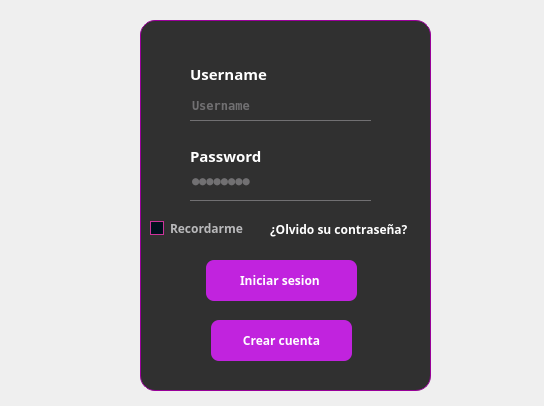
<?xml version="1.0" encoding="UTF-8"?>
<ui version="4.0">
 <class>Dialog</class>
 <widget class="QDialog" name="Dialog">
  <property name="geometry">
   <rect>
    <x>0</x>
    <y>0</y>
    <width>544</width>
    <height>406</height>
   </rect>
  </property>
  <property name="windowTitle">
   <string>Dialog</string>
  </property>
  <property name="styleSheet">
   <string notr="true">background-image: url(:/images/fondo.jpg);
</string>
  </property>
  <widget class="QFrame" name="frame1">
   <property name="geometry">
    <rect>
     <x>140</x>
     <y>20</y>
     <width>291</width>
     <height>371</height>
    </rect>
   </property>
   <property name="styleSheet">
    <string notr="true">#frame1{
background:rgba(0,0,0,0.8);
border-radius:15px;
border: 1px solid #990099;
}

QLabel
{
color:white;
background:transparent;
}

QLineEdit
{
background:transparent;
border:none;
color:#717072;
border-bottom:1px solid #717072;
}

QPushButton {
	box-shadow: 0px 10px 14px -7px #e184f3;
	background:linear-gradient(to bottom, #c123de 5%, #a20dbd 100%);
	background-color:#c123de;
	border-radius:8px;
	display:inline-block;
	cursor:pointer;
	color:#ffffff;
	font-family:Rockwell;
	font-size:12px;
	font-weight:bold;
	padding:13px 32px;
	text-decoration:none;
	text-shadow:0px 1px 0px #9b14b3;
}
QPushButton:hover {
	background:linear-gradient(to bottom, #a20dbd 5%, #c123de 100%);
	background-color:#ff6699;
}
QPushButton:active {
	position:relative;
	top:1px;
}</string>
   </property>
   <property name="frameShape">
    <enum>QFrame::StyledPanel</enum>
   </property>
   <property name="frameShadow">
    <enum>QFrame::Raised</enum>
   </property>
   <widget class="QCheckBox" name="checkBox">
    <property name="geometry">
     <rect>
      <x>10</x>
      <y>200</y>
      <width>101</width>
      <height>17</height>
     </rect>
    </property>
    <property name="font">
     <font>
      <family>Unispace</family>
      <weight>75</weight>
      <bold>true</bold>
     </font>
    </property>
    <property name="styleSheet">
     <string notr="true">/*-----QCheckBox-----*/
QCheckBox
{
	background-color: transparent;
	color: #b9b9bb; /*-----b9b9bb-----*/
	font-weight: bold;
	background:transparent;

}


QCheckBox::indicator
{
    color: #9000FF;
    background-color: #00111d;
    border: 1px solid #cc3399;
    width: 12px;
    height: 12px;

}


QCheckBox::indicator:checked
{
	image: url(:/images/cil-check.png);  /*To replace*/
	background-color: #cc3399;
    border: 1px solid #cc3399;

}


QCheckBox::indicator:unchecked:hover
{
    border: 1px solid #7700b3;

}


QCheckBox::disabled
{
	color: #656565;

}


QCheckBox::indicator:disabled
{
	background-color: #656565;
	color: #656565;
    border: 1px solid #656565;

}</string>
    </property>
    <property name="text">
     <string>Recordarme</string>
    </property>
   </widget>
   <widget class="QLabel" name="label">
    <property name="geometry">
     <rect>
      <x>130</x>
      <y>199</y>
      <width>161</width>
      <height>20</height>
     </rect>
    </property>
    <property name="font">
     <font>
      <family>Unispace</family>
      <weight>75</weight>
      <bold>true</bold>
     </font>
    </property>
    <property name="focusPolicy">
     <enum>Qt::NoFocus</enum>
    </property>
    <property name="frameShape">
     <enum>QFrame::NoFrame</enum>
    </property>
    <property name="frameShadow">
     <enum>QFrame::Plain</enum>
    </property>
    <property name="text">
     <string>¿Olvido su contraseña?</string>
    </property>
    <property name="margin">
     <number>-1</number>
    </property>
   </widget>
   <widget class="QLineEdit" name="lineEdit">
    <property name="geometry">
     <rect>
      <x>50</x>
      <y>140</y>
      <width>181</width>
      <height>41</height>
     </rect>
    </property>
    <property name="font">
     <font>
      <family>Terminal</family>
      <pointsize>9</pointsize>
      <weight>75</weight>
      <bold>true</bold>
     </font>
    </property>
    <property name="text">
     <string>Password</string>
    </property>
    <property name="echoMode">
     <enum>QLineEdit::Password</enum>
    </property>
    <property name="placeholderText">
     <string>Contraseña</string>
    </property>
   </widget>
   <widget class="QLineEdit" name="lineEdit_2">
    <property name="geometry">
     <rect>
      <x>50</x>
      <y>70</y>
      <width>181</width>
      <height>31</height>
     </rect>
    </property>
    <property name="font">
     <font>
      <family>Terminal</family>
      <pointsize>9</pointsize>
      <weight>75</weight>
      <bold>true</bold>
     </font>
    </property>
    <property name="text">
     <string>Username</string>
    </property>
    <property name="placeholderText">
     <string>Usuario</string>
    </property>
   </widget>
   <widget class="QPushButton" name="pushButton">
    <property name="geometry">
     <rect>
      <x>66</x>
      <y>240</y>
      <width>151</width>
      <height>41</height>
     </rect>
    </property>
    <property name="font">
     <font>
      <family>Rockwell</family>
      <pointsize>-1</pointsize>
      <weight>75</weight>
      <bold>true</bold>
      <underline>false</underline>
      <strikeout>false</strikeout>
     </font>
    </property>
    <property name="styleSheet">
     <string notr="true"/>
    </property>
    <property name="text">
     <string>Iniciar sesion </string>
    </property>
   </widget>
   <widget class="QLabel" name="label_2">
    <property name="geometry">
     <rect>
      <x>50</x>
      <y>126</y>
      <width>171</width>
      <height>20</height>
     </rect>
    </property>
    <property name="font">
     <font>
      <family>Unispace</family>
      <pointsize>11</pointsize>
      <weight>75</weight>
      <bold>true</bold>
     </font>
    </property>
    <property name="text">
     <string>Password</string>
    </property>
    <property name="wordWrap">
     <bool>false</bool>
    </property>
   </widget>
   <widget class="QLabel" name="label_3">
    <property name="geometry">
     <rect>
      <x>50</x>
      <y>44</y>
      <width>161</width>
      <height>20</height>
     </rect>
    </property>
    <property name="font">
     <font>
      <family>Unispace</family>
      <pointsize>11</pointsize>
      <weight>75</weight>
      <bold>true</bold>
     </font>
    </property>
    <property name="text">
     <string>Username</string>
    </property>
   </widget>
   <widget class="QPushButton" name="pushButton_2">
    <property name="geometry">
     <rect>
      <x>71</x>
      <y>300</y>
      <width>141</width>
      <height>41</height>
     </rect>
    </property>
    <property name="styleSheet">
     <string notr="true"/>
    </property>
    <property name="text">
     <string>Crear cuenta</string>
    </property>
   </widget>
  </widget>
 </widget>
 <resources>
  <include location="BackgroundSesion2.qrc"/>
 </resources>
 <connections/>
</ui>
